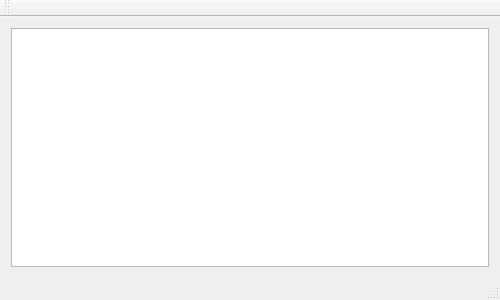
<?xml version="1.0" encoding="UTF-8"?>
<ui version="4.0">
 <class>MainWindow</class>
 <widget class="QMainWindow" name="MainWindow">
  <property name="geometry">
   <rect>
    <x>0</x>
    <y>0</y>
    <width>500</width>
    <height>300</height>
   </rect>
  </property>
  <property name="windowTitle">
   <string>MainWindow</string>
  </property>
  <widget class="QWidget" name="centralWidget">
   <layout class="QHBoxLayout" name="horizontalLayout">
    <item>
     <widget class="QTreeView" name="treeView"/>
    </item>
   </layout>
  </widget>
  <widget class="QMenuBar" name="menuBar">
   <property name="geometry">
    <rect>
     <x>0</x>
     <y>0</y>
     <width>500</width>
     <height>17</height>
    </rect>
   </property>
  </widget>
  <widget class="QToolBar" name="mainToolBar">
   <attribute name="toolBarArea">
    <enum>TopToolBarArea</enum>
   </attribute>
   <attribute name="toolBarBreak">
    <bool>false</bool>
   </attribute>
  </widget>
  <widget class="QStatusBar" name="statusBar"/>
 </widget>
 <layoutdefault spacing="6" margin="11"/>
 <resources/>
 <connections/>
</ui>
